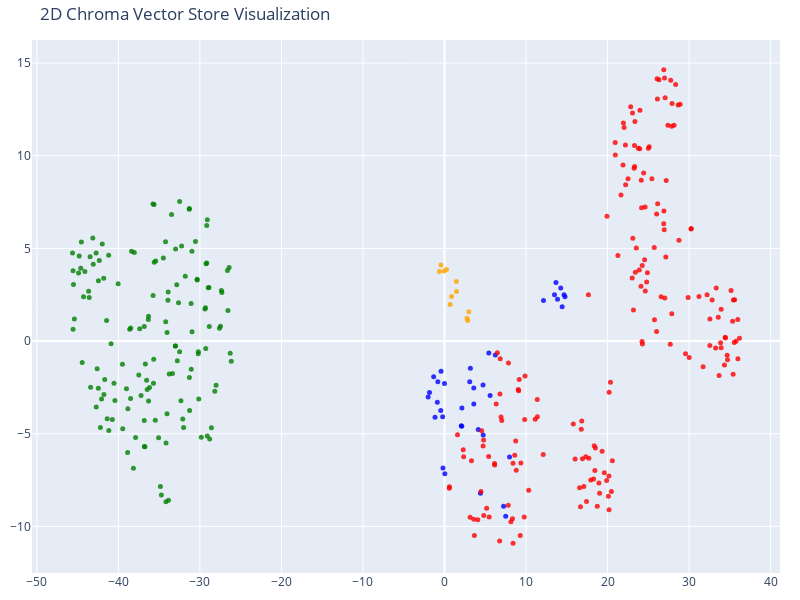

Notebook source saved alongside this figure:
### Code cell
tsne = TSNE(n_components=2, random_state=42)
reduced_vectors = tsne.fit_transform(vectors)

# Create the 2D scatter plot
fig = go.Figure(data=[go.Scatter(
    x=reduced_vectors[:, 0],
    y=reduced_vectors[:, 1],
    mode='markers',
    marker=dict(size=5, color=colors, opacity=0.8),
    text=[f"Type: {t}<br>Text: {d[:100]}..." for t, d in zip(doc_types, documents)],
    hoverinfo='text'
)])

fig.update_layout(title='2D Chroma Vector Store Visualization',
    scene=dict(xaxis_title='x',yaxis_title='y'),
    width=800,
    height=600,
    margin=dict(r=20, b=10, l=10, t=40)
)

fig.show()

### Figure 1 — Plotly figure (JSON) as saved in the notebook; plotly's stock layout.template omitted (floating-point values rounded to 4 significant figures; data arrays with more than 128 entries replaced by an {"elided": "..."} marker saying what was removed)
{"data": [{"hoverinfo": "text", "marker": {"color": {"elided": "371 str values"}, "opacity": 0.8, "size": 5}, "mode": "markers", "text": {"elided": "371 str values"}, "type": "scatter", "x": {"elided": "371 float values"}, "y": {"elided": "371 float values"}}], "layout": {"height": 600, "margin": {"b": 10, "l": 10, "r": 20, "t": 40}, "scene": {"xaxis": {"title": {"text": "x"}}, "yaxis": {"title": {"text": "y"}}}, "title": {"text": "2D Chroma Vector Store Visualization"}, "width": 800}}
